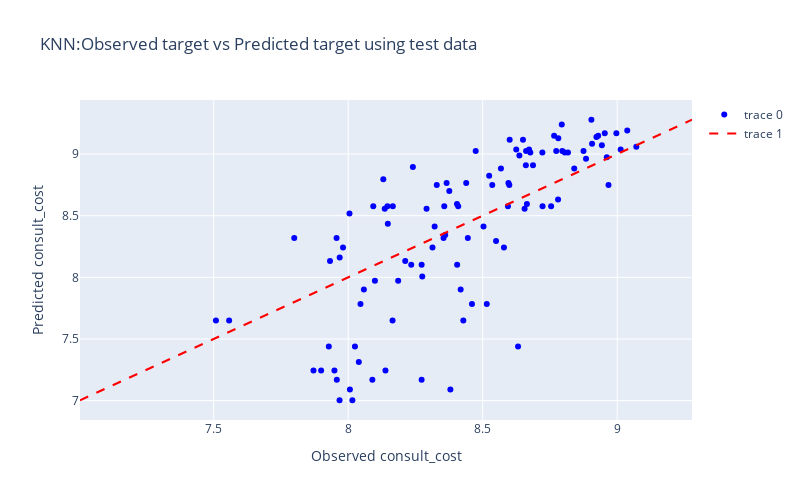

The cell this chart's notebook holds for it:
### Code cell
# Create a scatter plot using test data
fig = go.Figure()

fig.add_trace(
    go.Scatter(
        y=y_test,
        x=knn.predict(x_test),
        mode='markers',
        marker=dict(color='blue')
    )
)

# Add a diagonal line to represent perfect predictions
fig.add_trace(
    go.Scatter(
        y=[min(y_test), max(y_test)],
        x=[min(y_test), max(y_test)],
        mode='lines',
        line=dict(color='red', dash='dash')
    )
)

# Customize the layout
fig.update_layout(
    title='KNN:Observed target vs Predicted target using test data',
    xaxis_title='Observed consult_cost',
    yaxis_title='Predicted consult_cost',
    width=800,
    height=500
)

# Show the plot
fig.show()

### Figure 1 — Plotly figure (JSON) as saved in the notebook; plotly's stock layout.template omitted (floating-point values rounded to 4 significant figures)
{"data": [{"marker": {"color": "blue"}, "mode": "markers", "type": "scatter", "x": [8.6, 9.013, 8.366, 8.09, 8.884, 8.329, 8.146, 8.599, 8.428, 8.166, 8.404, 8.005, 8.968, 8.234, 8.212, 7.871, 8.418, 7.799, 8.093, 8.84, 8.536, 8.594, 7.557, 7.508, 8.139, 7.932, 8.405, 8.046, 8.961, 8.13, 8.66, 8.006, 8.943, 8.929, 8.503, 8.46, 8.781, 8.794, 8.409, 8.273, 8.664, 7.968, 7.899, 8.376, 8.361, 8.039, 8.596, 8.357, 8.147, 9.071, 7.957, 8.672, 7.949, 8.722, 7.928, 8.445, 8.722, 8.025, 8.515, 8.524, 8.568, 8.38, 8.907, 8.55, 8.636, 8.796, 8.997, 8.677, 8.625, 8.904, 8.765, 8.321, 7.981, 8.656, 8.579, 8.631, 8.273, 8.687, 9.037, 8.923, 8.65, 7.968, 8.165, 7.958, 8.875, 8.313, 8.661, 8.24, 8.099, 8.954, 8.754, 8.474, 8.275, 8.439, 8.817, 8.773, 8.805, 8.136, 8.291, 8.058, 8.354, 8.186, 8.016, 8.78], "y": [9.116, 9.036, 8.764, 7.17, 8.962, 8.748, 8.575, 8.748, 7.65, 8.575, 8.594, 8.517, 8.748, 8.102, 8.132, 7.244, 7.901, 8.319, 8.575, 8.882, 8.748, 8.575, 7.65, 7.65, 7.244, 8.132, 8.102, 7.783, 8.975, 8.795, 8.909, 7.09, 9.071, 9.148, 8.412, 7.783, 9.127, 9.24, 8.575, 8.102, 8.594, 7.003, 7.244, 8.7, 8.343, 7.313, 8.764, 8.575, 8.434, 9.06, 8.319, 9.036, 7.244, 9.012, 7.438, 8.319, 8.575, 7.438, 7.783, 8.825, 8.882, 7.09, 9.083, 8.294, 8.987, 9.024, 9.17, 9.012, 9.036, 9.278, 9.148, 8.412, 8.243, 8.556, 8.243, 7.438, 7.17, 8.909, 9.19, 9.138, 9.116, 8.161, 7.65, 7.17, 9.024, 8.243, 9.024, 8.896, 7.972, 9.17, 8.575, 9.024, 8.006, 8.764, 9.012, 9.024, 9.012, 8.556, 8.556, 7.901, 8.319, 7.972, 7.003, 8.631]}, {"line": {"color": "red", "dash": "dash"}, "mode": "lines", "type": "scatter", "x": [7.003, 9.278], "y": [7.003, 9.278]}], "layout": {"height": 500, "title": {"text": "KNN:Observed target vs Predicted target using test data"}, "width": 800, "xaxis": {"title": {"text": "Observed consult_cost"}}, "yaxis": {"title": {"text": "Predicted consult_cost"}}}}
